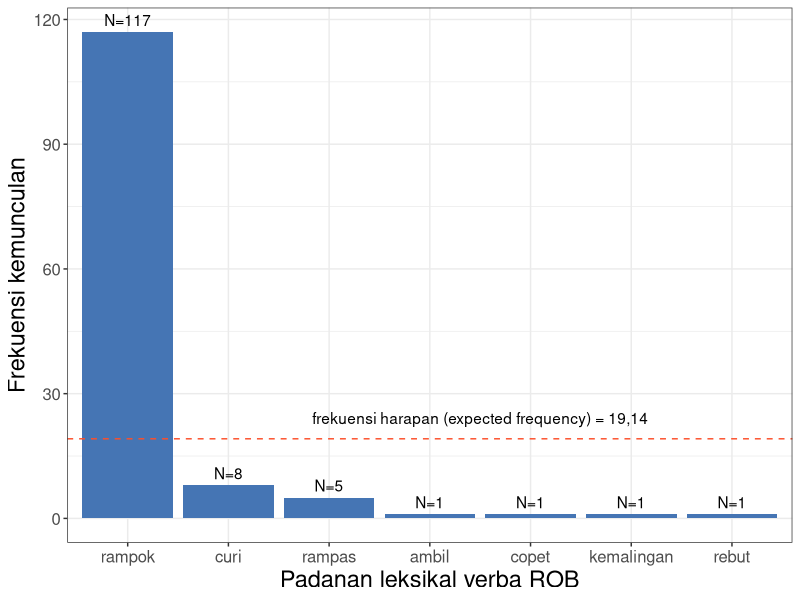
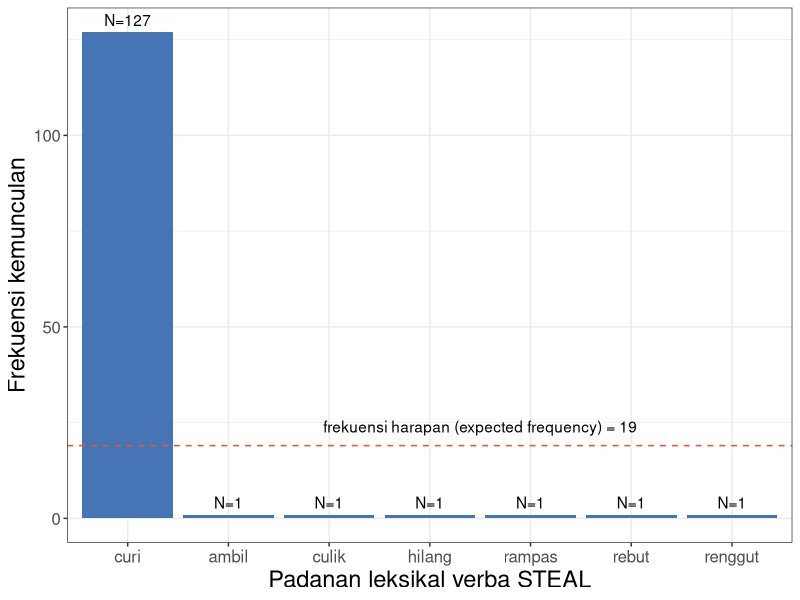

Write R code to recreate these figures, in order.
library(tidyverse)
library(readxl)
library(RColorBrewer)

# # load ROB data
# rob <- readxl::read_xlsx("ROB_sample_conc.xlsx", sheet = "ROB_sample_half_conc", na = "NA")
# # exclude irrelevant data points
# rob1 <- rob %>% 
#   filter(!TRANSLATION_NODE %in% c("ERROR", "PROPER NAME")) %>% 
#   select(CASES, LEFT, NODE, RIGHT, TRANSLATION, TRANSLATION_NODE, TRANSLATION_POS)

# # save the SENASTEK data
# write_tsv(rob1, file = "SENASTEK/SENASTEK_data_rob1.txt")
# load the SENASTEK data
rob1 <- readr::read_tsv(file = "SENASTEK/SENASTEK_data_rob1.txt")

# # load STEAL data
# steal <- read_xlsx("STEAL_sample_conc.xlsx", sheet = "STEAL_sample_half_conc", na = "NA")
# # exclude irrelevant data points
# steal1 <- steal %>% 
#   filter(INCLUSION == TRUE, !is.na(TRANSLATION_POS)) %>% 
#   select(CASES, LEFT, NODE, RIGHT, TRANSLATION, TRANSLATION_NODE, TRANSLATION_POS)

# # save the SENASTEK data
# write_tsv(steal1, file = "SENASTEK/SENASTEK_data_steal1.txt")
# load the SENASTEK data
steal1 <- readr::read_tsv(file = "SENASTEK/SENASTEK_data_steal1.txt")

# helper function for determining the p-value to print in the text
pval_print <- function(pval) {
  
  if (pval < 0.05 & pval > 0.01) {
    pv <- " < 0.05"
  } else if (pval < 0.01 & pval > 0.001) {
    pv <- " < 0.01"
  } else if (pval < 0.001) {
    pv <- " < 0.001"
  } else if (pval > 0.05 & pval < 0.1) {
    pv <- " > 0.05"
  } else if (pval > 0.1) {
    pv <- " > 0.1"
  }
  
  return(pv)
  
}


# lexical equivalence for ROB ===============
rob_equiv_lemma <- c("rampok", "rampok", "curi", "rampas", "rampok", "copet", "kemalingan", "rampok", "ambil", "rebut", "rampok", "perampok")

rob1_lex_equivalence <- rob1 %>%
  count(TRANSLATION_NODE, sort = TRUE) %>% 
  mutate(LEMMAS = rob_equiv_lemma,
         WORD_CLASS = if_else(LEMMAS == "perampok", "noun", "verb")) %>% 
  rename(WORD_FORM = TRANSLATION_NODE) %>% 
  arrange(desc(WORD_CLASS), desc(n)) %>% 
  select(WORD_FORM, LEMMAS, WORD_CLASS, N_WORD_FORM = n)

rob1_lex_equivalence

## binomial test for the distribution of word class equivalence of ROB ========
## data preparation
### lemma equivalence for all word classes
rob1_lemma_equivalence <- rob1_lex_equivalence %>% 
  group_by(LEMMAS, WORD_CLASS) %>% 
  summarise(N_LEMMAS = sum(N_WORD_FORM), .groups = "drop") %>% 
  arrange(desc(WORD_CLASS), desc(N_LEMMAS))
rob1_lemma_equivalence

### only the lemmas for verbal equivalence
rob1_verbal_lemma_equivalence <- rob1_lemma_equivalence %>% 
  filter(WORD_CLASS == "verb") %>% 
  group_by(LEMMAS) %>% 
  summarise(N_LEMMAS = sum(N_LEMMAS), .groups = "drop") %>% 
  arrange(desc(N_LEMMAS))
rob1_verbal_lemma_equivalence

### summarising the distribution of the word classes across lemmas
rob1_wclass_equivalence <- rob1_lemma_equivalence %>% 
  group_by(WORD_CLASS) %>% 
  summarise(N_WORD_CLASS = sum(N_LEMMAS), .groups = "drop") %>% 
  arrange(desc(N_WORD_CLASS))
rob1_wclass_equivalence

### getting the value of verb and noun equivalence
pull(filter(rob1_wclass_equivalence, WORD_CLASS == "verb"), N_WORD_CLASS)
pull(filter(rob1_wclass_equivalence, WORD_CLASS == "noun"), N_WORD_CLASS)
sum(rob1_wclass_equivalence$N_WORD_CLASS) # total tokens

### run the two-tailed binomial test for word class equivalence of ROB ======
rob1_wclass_equivalence_binom <- binom.test(rob1_wclass_equivalence$N_WORD_CLASS)
rob1_wclass_equivalence_binom
rob1_wclass_equivalence_binom$p.value
(rob1_wclass_pbinom_text <- pval_print(rob1_wclass_equivalence_binom$p.value))

## chi-square goodness-of-fit for verbal equivalence lemma for ROB =======
rob_verbal_equiv_vals <- rob1_verbal_lemma_equivalence$N_LEMMAS
names(rob_verbal_equiv_vals) <- rob1_verbal_lemma_equivalence$LEMMAS
rob1_verbal_lemma_equivalence_chisq <- chisq.test(rob_verbal_equiv_vals)
rob1_verbal_lemma_equivalence_chisq
rob1_verbal_lemma_equivalence_chisq$p.value
rob1_verbal_lemma_equivalence_chisq$residuals
rob1_verbal_lemma_equivalence_expected <- rob1_verbal_lemma_equivalence_chisq$expected
(rob1_verbal_pchisq_text <- pval_print(rob1_verbal_lemma_equivalence_chisq$p.value))

## visualising the barplot for lexical equivalence of ROB (Gambar 3a in the SENASTEK proceeding paper) =======
p1_idn <- rob1_verbal_lemma_equivalence %>% 
  ggplot(aes(x = reorder(LEMMAS, -N_LEMMAS),
             y = N_LEMMAS)) +
  geom_col(fill = brewer.pal(brewer.pal.info[rownames(brewer.pal.info) == "RdYlBu", 1], name = "RdYlBu")[10]) +
  theme_bw() +
  geom_text(aes(label = paste("N=", N_LEMMAS, sep = "")), vjust = -.5) +
  labs(x = "Padanan leksikal verba ROB",
       y = "Frekuensi kemunculan") +
  theme(axis.text = element_text(size = 12),
        axis.title = element_text(size = 17)) +
  geom_hline(yintercept = unique(rob1_verbal_lemma_equivalence_expected),
             colour = brewer.pal(brewer.pal.info[rownames(brewer.pal.info) == "YlOrRd", 1], name = "YlOrRd")[6], linetype = "dashed") +
  annotate(geom = "text", x = 4.5, y = unique(rob1_verbal_lemma_equivalence_expected) + 5, label = paste("frekuensi harapan (expected frequency) = ", prettyNum(round(unique(rob1_verbal_lemma_equivalence_expected), 2), decimal.mark = ","), sep = ""))
p1_idn
### uncomment the following code to save into file
# ggsave("SENASTEK/SENASTEK-plot-verbal-equivalence-rob-idn.png", plot = p1_idn, height = 5, width = 6, dpi = 300)





# lexical equivalence for STEAL ===============
steal_equiv_lemma <- c("curi", "curi", "curi", "curian", "pencurian", "hilang", "culik", "ambil", "rampas", "rebut", "renggut", "pencuri")

steal1_lex_equivalence <- steal1 %>% 
  count(TRANSLATION_NODE, sort = TRUE) %>% 
  mutate(LEMMAS = steal_equiv_lemma) %>% 
  left_join(steal1 %>% 
              count(TRANSLATION_NODE, TRANSLATION_POS, sort = TRUE),
            by = c("TRANSLATION_NODE", "n")) %>% 
  rename(WORD_CLASS = TRANSLATION_POS,
         WORD_FORM = TRANSLATION_NODE) %>% 
  arrange(desc(WORD_CLASS), desc(n)) %>% 
  select(WORD_FORM, LEMMAS, WORD_CLASS, N_WORD_FORM = n)

steal1_lex_equivalence

## binomial test for the distribution of word class equivalence of STEAL ========
## data preparation
### lemma equivalence for all word classes
steal1_lemma_equivalence <- steal1_lex_equivalence %>% 
  group_by(LEMMAS, WORD_CLASS) %>% 
  summarise(N_LEMMAS = sum(N_WORD_FORM), .groups = "drop") %>% 
  arrange(desc(WORD_CLASS), desc(N_LEMMAS))
steal1_lemma_equivalence

### only the lemmas for verbal equivalence
steal1_verbal_lemma_equivalence <- steal1_lemma_equivalence %>% 
  filter(WORD_CLASS == "verb") %>% 
  group_by(LEMMAS) %>% 
  summarise(N_LEMMAS = sum(N_LEMMAS), .groups = "drop") %>% 
  arrange(desc(N_LEMMAS))
steal1_verbal_lemma_equivalence

### summarising the distribution of the word classes across lemmas
steal1_wclass_equivalence <- steal1_lemma_equivalence %>% 
  group_by(WORD_CLASS) %>% 
  summarise(N_WORD_CLASS = sum(N_LEMMAS), .groups = "drop") %>% 
  arrange(desc(N_WORD_CLASS))
steal1_wclass_equivalence

### getting the value of verb and noun equivalence
pull(filter(steal1_wclass_equivalence, WORD_CLASS == "verb"), N_WORD_CLASS)
pull(filter(steal1_wclass_equivalence, WORD_CLASS == "noun"), N_WORD_CLASS)
sum(steal1_wclass_equivalence$N_WORD_CLASS) # total tokens

### run the two-tailed binomial test for word class equivalence of STEAL ======
steal1_wclass_equivalence_binom <- binom.test(steal1_wclass_equivalence$N_WORD_CLASS)
steal1_wclass_equivalence_binom
steal1_wclass_equivalence_binom$p.value
(steal1_wclass_pbinom_text <- pval_print(steal1_wclass_equivalence_binom$p.value))

## chi-square goodness-of-fit for verbal equivalence lemma for STEAL =======
steal_verbal_equiv_vals <- steal1_verbal_lemma_equivalence$N_LEMMAS
names(steal_verbal_equiv_vals) <- steal1_verbal_lemma_equivalence$LEMMAS
steal1_verbal_lemma_equivalence_chisq <- chisq.test(steal_verbal_equiv_vals)
steal1_verbal_lemma_equivalence_chisq
steal1_verbal_lemma_equivalence_chisq$p.value
steal1_verbal_lemma_equivalence_chisq$residuals
steal1_verbal_lemma_equivalence_expected <- steal1_verbal_lemma_equivalence_chisq$expected
(steal1_verbal_pchisq_text <- pval_print(steal1_verbal_lemma_equivalence_chisq$p.value))

## visualising the barplot for lexical equivalence of STEAL (Gambar 3b in the SENASTEK proceeding paper) =======
p2_idn <- steal1_verbal_lemma_equivalence %>% 
  ggplot(aes(x = reorder(LEMMAS, -N_LEMMAS),
             y = N_LEMMAS)) +
  geom_col(fill = brewer.pal(brewer.pal.info[rownames(brewer.pal.info) == "RdYlBu", 1], name = "RdYlBu")[10]) +
  theme_bw() +
  geom_text(aes(label = paste("N=", N_LEMMAS, sep = "")), vjust = -.5) +
  labs(x = "Padanan leksikal verba STEAL",
       y = "Frekuensi kemunculan") +
  theme(axis.text = element_text(size = 12),
        axis.title = element_text(size = 17)) +
  geom_hline(yintercept = unique(steal1_verbal_lemma_equivalence_expected),
             colour = brewer.pal(brewer.pal.info[rownames(brewer.pal.info) == "YlOrRd", 1], name = "YlOrRd")[6], linetype = "dashed") +
  annotate(geom = "text", x = 4.5, y = unique(steal1_verbal_lemma_equivalence_expected) + 5, label = paste("frekuensi harapan (expected frequency) = ", prettyNum(round(unique(steal1_verbal_lemma_equivalence_expected), 2), decimal.mark = ","), sep = ""))
p2_idn
### uncomment the following code to save into file
# ggsave("SENASTEK/SENASTEK-plot-verbal-equivalence-steal-idn.png", plot = p2_idn, height = 5, width = 6, dpi = 300)